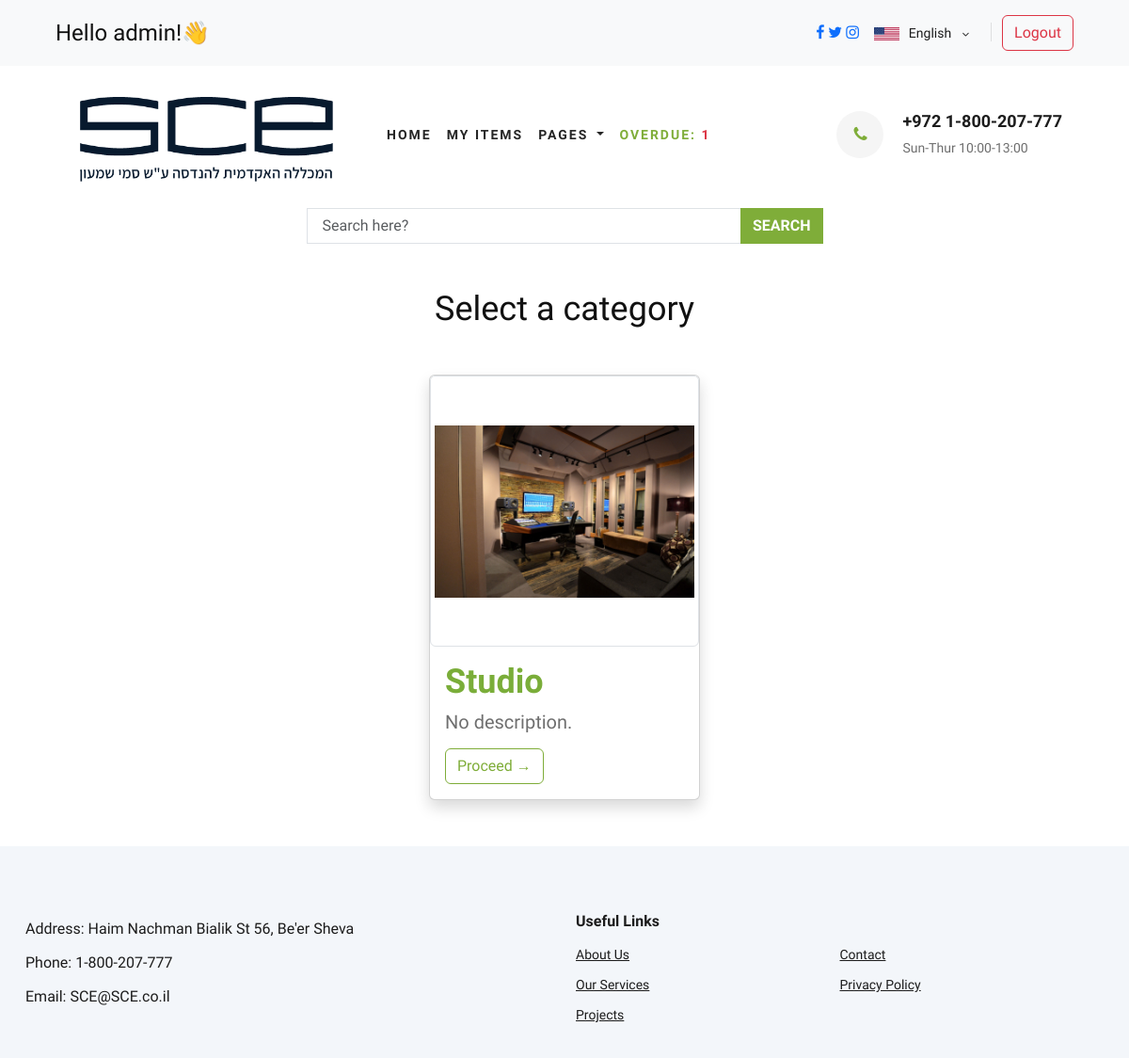
The app's page /categories/studio (signed in) with its own data.
### database/models.py (models this page shows, shortened)
class Category(models.Model):
    name = models.CharField(max_length=100, primary_key=True)
    image = models.ImageField(upload_to='categories/', default='default.png')
    description = models.TextField(max_length=1000, default='No description')
    class Meta:
        verbose_name_plural = "Categories"

### main/views.py (the view)
# urls.py: path('categories/studio', main.views.studio_view, name='studio'),
@login_required
def studio_view(request):
    categories = Category.objects.all()
    return render(request, 'studio.html', {'categories': categories})

### main/processor.py (called while the page is built)
def index(request):
    if request.user.id is None:
        return dict()
    res = Reservation.objects.filter(date_to__lt=date.today(), returned=False)
    if request.user.username == "admin":
        return {'overdue': res.count(), "student": "admin"}
    student = Student.objects.get(email=request.user)
    return {'overdue': res.count(), "student": student}

### main/templates/studio.html
{% extends 'base.html' %}
{% block content %}
        {% include 'search_bar.html' %}
    <h2 class="text-center mb-5">Select a category</h2>
    <div class="container-fluid">
        <div class="d-flex flex-wrap justify-content-center">
    {% for category in categories %}
        {% if category.name == 'Studio' %}
            <div class="px-3">
                {% include 'snippets/category.html' with image=category.image item=category.name item_description=category.description %}
            </div>
        {% endif %}
    {% endfor %}
   </div>
    </div>
{% endblock %}

### core/templates/navbar.html (shortened to what this page needs)
{% load static %}
<div class="navbar bg-body-tertiary">
    <div class="container d-flex">
        <div class="ml-auto p-2">
            <div class="d-flex align-items-center">
                <h4 class="mx-4 al">Hello {{ student }}!👋</h4>
            </div>
        </div>
        <div class="mr-auto p-2">
            <div class=" d-flex align-items-center">
                <div class="mx-2">
                    <a href="#"><i class="fa fa-facebook"></i></a>
                    <a href="#"><i class="fa fa-twitter"></i></a>
                    <a href="https://www.instagram.com/sce.vc/"><i class="fa fa-instagram"></i></a>
                </div>
                <div class="header__top__right__language mx-2">
                    <img src="{% static '/media/language.png' %}" alt="">
                    <div>English</div>
                    <span class="arrow_carrot-down"></span>
                </div>
                <div class="mx-4">
                    <form action="{% url 'logout' %}?next=/login" method="post">
                        <button type="submit" class="btn btn-outline-danger">Logout</button>
                    </form>
                </div>
            </div>
        </div>
    </div>
</div>
<div class="container">
    <nav class="navbar navbar-expand-lg">
        <div class="container-fluid">
            <a href="{% url 'main' %}" class="navbar-brand mx-4">
                <img src="{% static '/media/SCE.png' %}" alt="">
            </a>
            <div class="collapse navbar-collapse mx-2" id="navbarSupportedContent">
                <ul class="navbar-nav me-auto mb-2 mb-lg-0">
                    <li class="nav-item">
                        <a class="nav-link tali" href="{% url 'main' %}">Home</a>
                    </li>
                    <li class="nav-item">
                        <a class="nav-link tali" href="{% url 'profile' %}">My items</a>
                    </li>
                    <li class="nav-item">
                        <div class="dropdown">
                            <button class="nav-link tali dropdown-toggle" type="button" data-bs-toggle="dropdown"
                                    aria-expanded="false">
                                Pages
                            </button>
                        </div>
                    </li>
                    {% if user.is_superuser %}
                        <li class="nav-item"><a class="nav-link tali_green" href="{% url 'overdue' %}">Overdue: <span
                                id="overdue" class="text-danger fw-bold">{{ overdue |default:0 }}</span> </a></li>
                    {% endif %}
                </ul>
                <div class="hero__search__phone mx-6">
                    <div class="hero__search__phone__icon">
                        <i class="fa fa-phone animate__tada animate__animated animate__infinite animate__slow"></i>
                    </div>
                    <div class="hero__search__phone__text mx-sm-4">
                        <h5>+972 1-800-207-777</h5>
                        <span>  Sun-Thur 10:00-13:00</span>
                    </div>
                </div>
            </div>
        </div>
    </nav>
</div>

### main/templates/snippets/category.html
<div class="card shadow mb-5" style="width: 18rem">
  <img src="/{{ MEDIA_URL }}media/{{ category.image }}" class="card-img-top img-thumbnail object-fit-contain" alt="..." style="height: 18rem;">
  <div class="card-body">
    <h2 class="card-title text-primary fw-bold">{{ item }}</h2>
    <p class="card-text fs-5">{{ item_description }}.</p>
    <a href="{% url 'category' category=item %}" class="btn btn-outline-primary ">Proceed →</a>
  </div>
</div>

### static/css/style.css (style rules this page uses)
html, body { height: 100%; font-family: "Cairo", sans-serif; -webkit-font-smoothing: antialiased; font-smoothing: antialiased; }
h1, h2, h3, h4, h5, h6 { margin: 0; color: #111111; font-weight: 400; font-family: "Cairo", sans-serif; }
h2 { font-size: 36px; }
h4 { font-size: 24px; }
h5 { font-size: 18px; }
p { font-size: 16px; font-family: "Cairo", sans-serif; color: #6f6f6f; font-weight: 400; line-height: 26px; margin: 0 0 15px 0; }
img { max-width: 100%; }
ul, ol { padding: 0; margin: 0; }
.header__top__right__language { position: relative; display: inline-block; margin-right: 40px; cursor: pointer; }
.header__top__right__language:after { position: absolute; right: -21px; top: 1px; height: 20px; width: 1px; background: #000000; opacity: 0.1; content: ""; }
.header__top__right__language img { margin-right: 6px; }
.header__top__right__language div { font-size: 14px; color: #1c1c1c; display: inline-block; margin-right: 4px; }
.header__top__right__language span { font-size: 14px; color: #1c1c1c; position: relative; top: 2px; }
.hero__search__phone { float: right; }
.hero__search__phone__icon { font-size: 18px; color: #7fad39; height: 50px; width: 50px; background: #f5f5f5; line-height: 50px; text-align: center; border-radius: 50%; float: left; margin-right: 20px; }
.hero__search__phone__text { overflow: hidden; }
.hero__search__phone__text h5 { color: #1c1c1c; font-weight: 700; margin-bottom: 5px; }
.hero__search__phone__text span { font-size: 14px; color: #6f6f6f; }
@media only screen and (min-width: 1200px) { .container { max-width: 1170px; } }
.tali { font-size: 14px; color: #252525; text-transform: uppercase; font-weight: 700; letter-spacing: 2px; -webkit-transition: all, 0.3s; -moz-transition: all, 0.3s; -ms-transition: all, 0.3s; -o-transition: all, 0.3s; transition: all, 0.3s; padding: 5px 0; display: block; }
.tali_green { color: #7fad39; font-size: 14px; text-transform: uppercase; font-weight: 700; letter-spacing: 2px; -webkit-transition: all, 0.3s; -moz-transition: all, 0.3s; -ms-transition: all, 0.3s; -o-transition: all, 0.3s; transition: all, 0.3s; padding: 5px 0; display: block; }
.btn-outline-primary { --bs-btn-color: #7fad39; --bs-btn-border-color: #7fad39; --bs-btn-hover-color: white; --bs-btn-hover-bg: #7fad39; --bs-btn-hover-border-color: #7fad39; --bs-btn-focus-shadow-rgb: 12, 173, 57; --bs-btn-active-color: white; --bs-btn-active-bg: #7fad39; --bs-btn-active-border-color: #7fad39; --bs-btn-active-shadow: inset 0 3px 5px rgba(0, 0, 0, 0.125); --bs-btn-disabled-color: #7fad39; --bs-btn-disabled-bg: transparent; --bs-btn-disabled-border-color: #7fad39; --bs-gradient: none; }
.text-primary { --bs-primary-rgb: 122, 173, 57; }
:root { --bs-blue: #7fad39; }

### records on screen
Category: image (picture), name "Studio", description "No description"

### other values on screen
{{ student }} "admin"
{{ overdue |default:0 }} "1"
